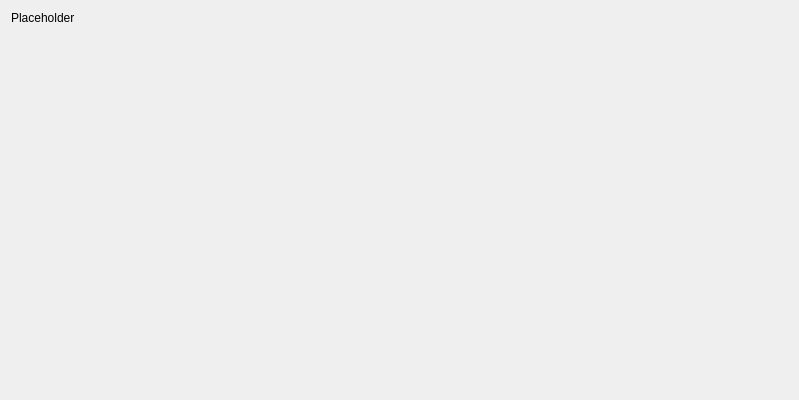
<?xml version="1.0" encoding="UTF-8"?>
<ui version="4.0">
 <author>
SPDX-FileCopyrightText: 2017 Adriaan de Groot &lt;groot@kde.org&gt;
SPDX-License-Identifier: GPL-3.0-or-later
 </author>
 <class>PlasmaLnfPage</class>
 <widget class="QWidget" name="PlasmaLnfPage">
  <property name="geometry">
   <rect>
    <x>0</x>
    <y>0</y>
    <width>799</width>
    <height>400</height>
   </rect>
  </property>
  <property name="windowTitle">
   <string>Form</string>
  </property>
  <layout class="QVBoxLayout" name="verticalLayout" stretch="0,0">
   <item>
    <widget class="QLabel" name="generalExplanation">
     <property name="text">
      <string notr="true">Placeholder</string>
     </property>
     <property name="wordWrap">
      <bool>true</bool>
     </property>
    </widget>
   </item>
   <item>
    <spacer name="verticalSpacer">
     <property name="orientation">
      <enum>Qt::Vertical</enum>
     </property>
     <property name="sizeHint" stdset="0">
      <size>
       <width>20</width>
       <height>40</height>
      </size>
     </property>
    </spacer>
   </item>
  </layout>
 </widget>
 <resources>
  <include location="page_plasmalnf.qrc"/>
 </resources>
 <connections/>
</ui>
